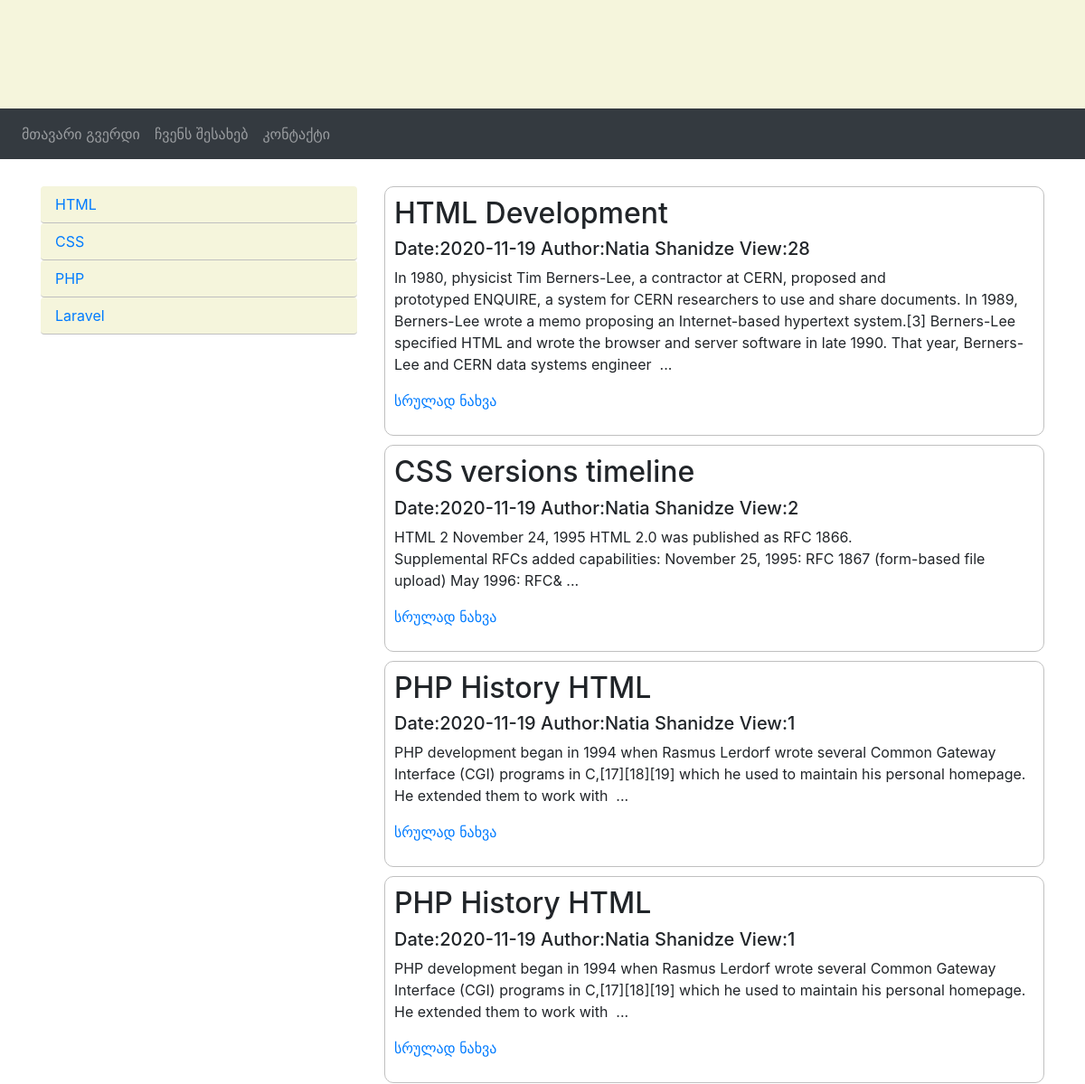
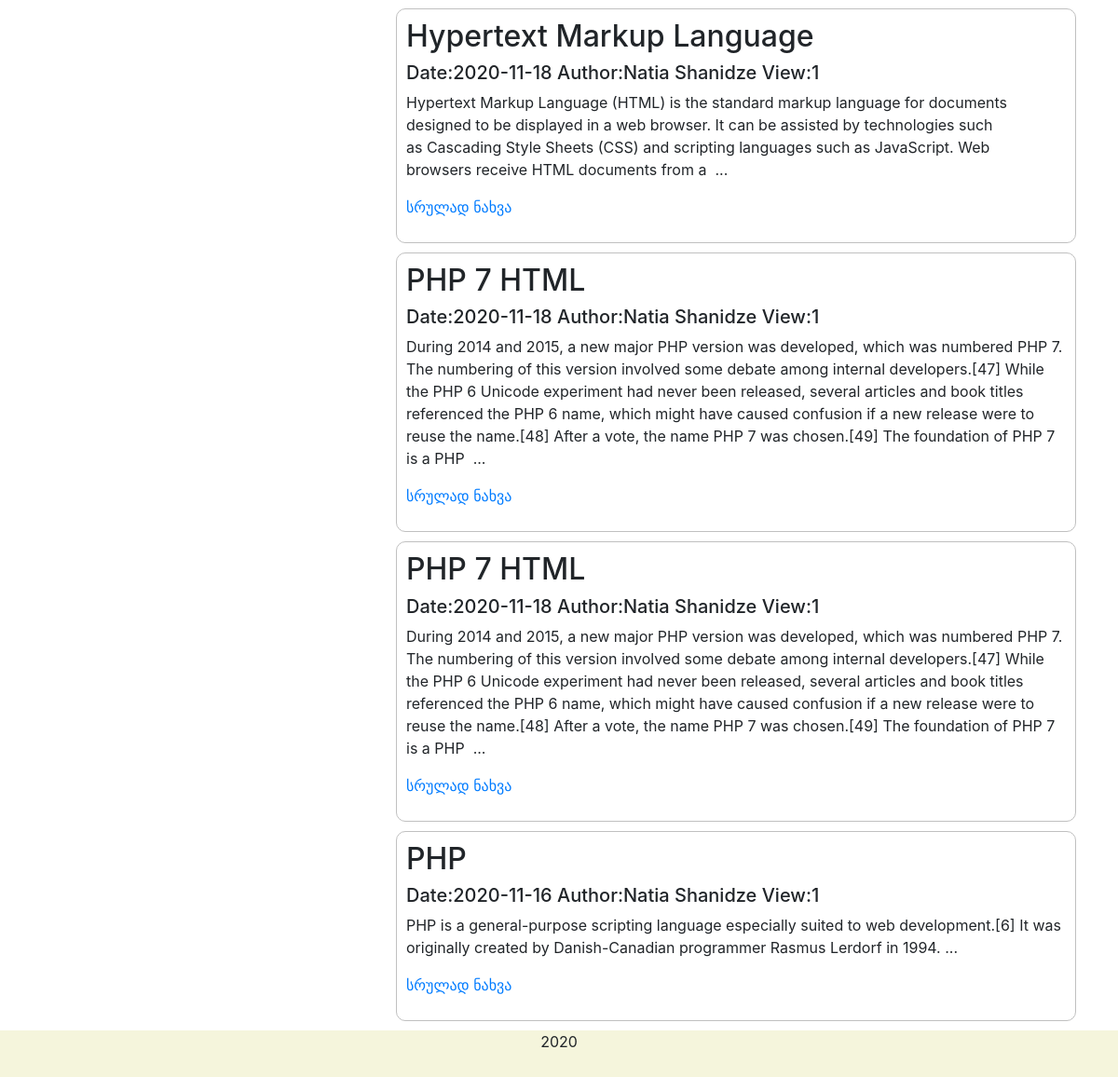
/blog/index.php, run on the app's committed database (2 pictures, top to bottom).
### tables this page shows
CREATE TABLE `categories` (
  `id` int(6) UNSIGNED NOT NULL,
  `title` varchar(200) NOT NULL,
  `author_id` int(6) UNSIGNED DEFAULT NULL,
  `created_at` timestamp NOT NULL DEFAULT current_timestamp() ON UPDATE current_timestamp()
);

CREATE TABLE `articles` (
  `id` int(6) UNSIGNED NOT NULL,
  `title` varchar(200) NOT NULL,
  `text` text NOT NULL,
  `add_date` date DEFAULT NULL,
  `author_id` int(6) UNSIGNED DEFAULT NULL,
  `view` int(6) DEFAULT NULL,
  `created_at` timestamp NOT NULL DEFAULT current_timestamp() ON UPDATE current_timestamp()
);

CREATE TABLE `users` (
  `id` int(6) UNSIGNED NOT NULL,
  `email` varchar(50) NOT NULL,
  `password` varchar(100) NOT NULL,
  `firstname` varchar(30) DEFAULT NULL,
  `lastname` varchar(30) DEFAULT NULL,
  `birthday` date DEFAULT NULL,
  `ranking` float(2,2) DEFAULT NULL,
  `rule_id` int(6) UNSIGNED DEFAULT NULL,
  `created_at` timestamp NOT NULL DEFAULT current_timestamp() ON UPDATE current_timestamp()
);

### blog/blocks/content.php (the view, shortened to what this page needs)
<?php
    if(isset($_GET['cat'])){
        $cat = $_GET['cat'];
        $stmt = $pdo->prepare("SELECT articles.id, articles.title, articles.text, articles.add_date, articles.view,
                                      users.firstname, users.lastname FROM articles
                                INNER JOIN categoriestoarticles ON categoriestoarticles.article_id = articles.id
                                INNER JOIN users ON users.id = articles.author_id
                                WHERE categoriestoarticles.category_id=$cat ORDER BY articles.add_date DESC");
    }else{
        $stmt = $pdo->prepare("SELECT articles.id, articles.title, articles.text, articles.add_date, articles.view,
                                      users.firstname, users.lastname FROM articles
                                INNER JOIN categoriestoarticles ON categoriestoarticles.article_id = articles.id
                                INNER JOIN users ON users.id = articles.author_id
                                ORDER BY articles.add_date DESC LIMIT 10");
    }
    $stmt->execute();
    $stmt->setFetchMode(PDO::FETCH_ASSOC);
    $rows = $stmt->fetchAll();
?>
<div class="col-sm-8">
    <?php
     if(!isset($_GET['article'])){
        foreach ($rows as $row){
    ?>
        <div class="article">
            <h2><?=$row['title']?></h2>
            <h5>Date:<?=$row['add_date']?> Author:<?=$row['firstname']?> <?=$row['lastname']?>  View:<?=$row['view']?> </h5>
            <p><?=Strip_tags(substr($row['text'], 0, 900))?> ...</p>
            <p><a href="?article=<?=$row['id']?>">სრულად ნახვა</a></p>
        </div>
    <?php } } ?>
</div>

### blog/index.php (shortened to what this page needs)
<?php
    require_once("admin/database/dbconnection.php");
?>
<!DOCTYPE html>
<html lang="en">
<head>
    <link rel="stylesheet" href="https://maxcdn.bootstrapcdn.com/bootstrap/4.5.2/css/bootstrap.min.css">
    <link rel="stylesheet" href="sass/style.css">
</head>
<body>
<?php
    include_once ("blocks/header.php");
    include_once ("blocks/topnav.php");
?>
<div class="container" style="margin-top:30px">
    <div class="row">
        <?php
            include_once ("blocks/leftnav.php");
            include_once ("blocks/content.php");
        ?>
    </div>
</div>
<footer>
    <p>2020</p>
</footer>
</body>
</html>

### blog/blocks/header.php
<header></header>

### blog/blocks/topnav.php (shortened to what this page needs)
<nav class="navbar navbar-expand-sm bg-dark navbar-dark">
    <div class="collapse navbar-collapse" id="collapsibleNavbar">
        <ul class="navbar-nav">
            <li class="nav-item">
                <a class="nav-link" href="<?=$_SERVER['PHP_SELF']?>">მთავარი გვერდი</a>
            </li>
            <li class="nav-item">
                <a class="nav-link" href="#">ჩვენს შესახებ</a>
            </li>
            <li class="nav-item">
                <a class="nav-link" href="#">კონტაქტი</a>
            </li>
        </ul>
    </div>
</nav>

### blog/blocks/leftnav.php
<?php
    $stmt = $pdo->prepare("SELECT id, title FROM categories ORDER BY id");
    $stmt->execute();
    $stmt->setFetchMode(PDO::FETCH_ASSOC);
    $rows = $stmt->fetchAll();
?>
<div class="col-sm-4">
    <ul class="nav nav-pills flex-column nav-left">
        <?php
            foreach ($rows as $row){
        ?>
        <li class="nav-item">
            <a class="nav-link" href="?cat=<?=$row['id']?>"><?=$row['title']?></a>
        </li>
        <?php } ?>
    </ul>
</div>

### blog/sass/style.css (style rules this page uses)
header { background-color: beige; height: 120px; }
footer { background-color: beige; height: 50px; text-align: center; }
.nav-left a { background-color: beige; border-bottom: solid silver 1px; }
.article { border: solid silver 1px; margin-bottom: 10px; padding: 10px; border-radius: 10px; }

### data on the page
categories: title "HTML"
categories: title "CSS"
categories: title "PHP"
categories: title "Laravel"
articles: title "HTML Development", add_date "2020-11-19", author.firstname "Natia", author.lastname "Shanidze", view "28", text "In 1980, physicist Tim Berners-Lee, a contractor at CERN, proposed and prototyped ENQUIRE, a system for CERN researchers to use and share documents. In 1989, Berners-Lee wrote a memo proposing an Internet-based hypertext system.[3] Berners-Lee specified HTML and wrote the browser and server software in late 1990. That year, Berners-Lee and CERN data systems engineer"
articles: title "CSS versions timeline", add_date "2020-11-19", author.firstname "Natia", author.lastname "Shanidze", view "2", text "HTML 2 November 24, 1995 HTML 2.0 was published as RFC 1866. Supplemental RFCs added capabilities: November 25, 1995: RFC 1867 (form-based file upload) May 1996: RFC&"
articles: title "PHP History HTML", add_date "2020-11-19", author.firstname "Natia", author.lastname "Shanidze", view "1", text "PHP development began in 1994 when Rasmus Lerdorf wrote several Common Gateway Interface (CGI) programs in C,[17][18][19] which he used to maintain his personal homepage. He extended them to work with"
articles: title "Hypertext Markup Language", add_date "2020-11-18", author.firstname "Natia", author.lastname "Shanidze", view "1", text "Hypertext Markup Language (HTML) is the standard markup language for documents designed to be displayed in a web browser. It can be assisted by technologies such as Cascading Style Sheets (CSS) and scripting languages such as JavaScript. Web browsers receive HTML documents from a"
articles: title "PHP 7 HTML", add_date "2020-11-18", author.firstname "Natia", author.lastname "Shanidze", view "1", text "During 2014 and 2015, a new major PHP version was developed, which was numbered PHP 7. The numbering of this version involved some debate among internal developers.[47] While the PHP 6 Unicode experiment had never been released, several articles and book titles referenced the PHP 6 name, which might have caused confusion if a new release were to reuse the name.[48] After a vote, the name PHP 7 was chosen.[49] The foundation of PHP 7 is a PHP"
articles: title "PHP", add_date "2020-11-16", author.firstname "Natia", author.lastname "Shanidze", view "1", text "PHP is a general-purpose scripting language especially suited to web development.[6] It was originally created by Danish-Canadian programmer Rasmus Lerdorf in 1994."
